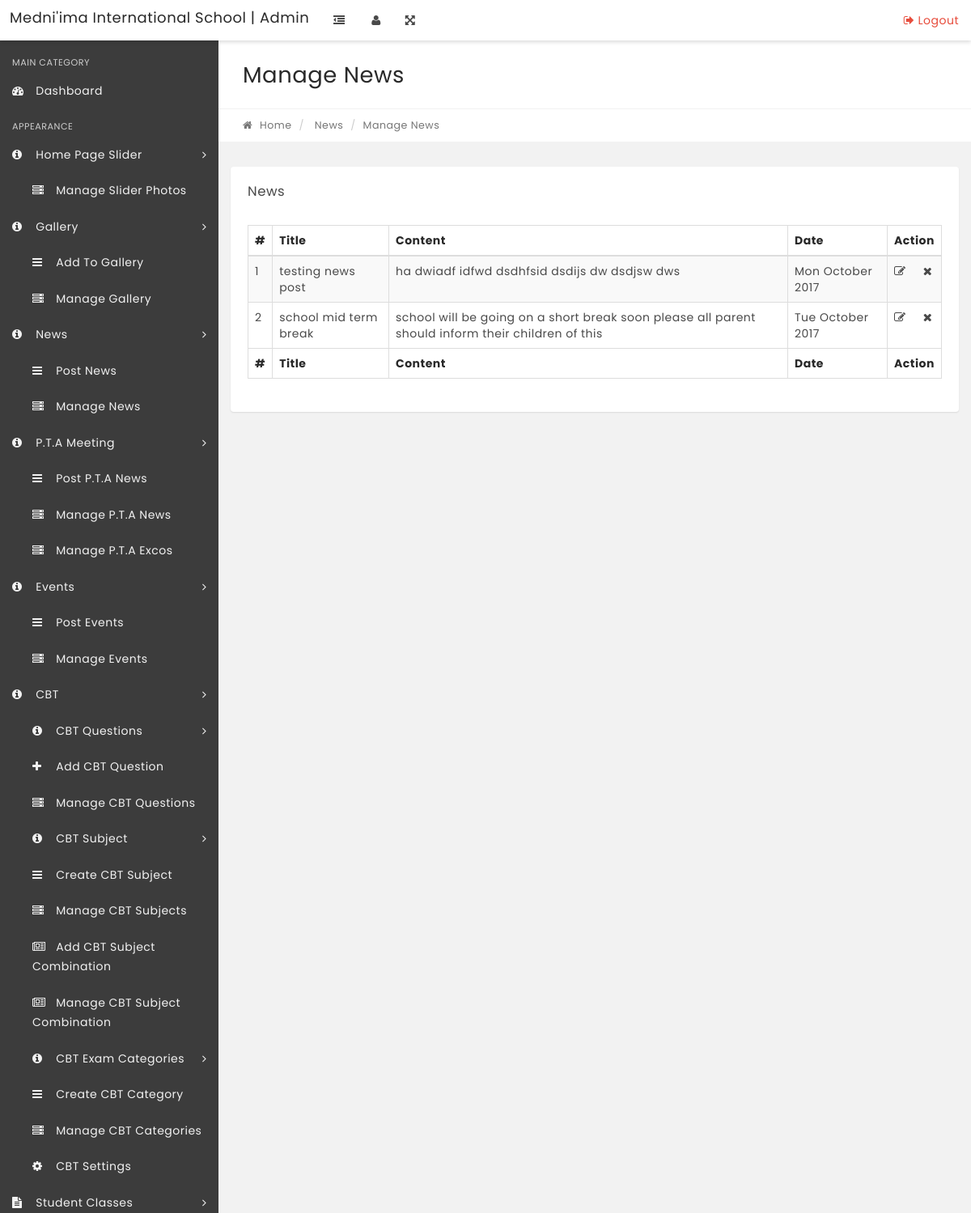
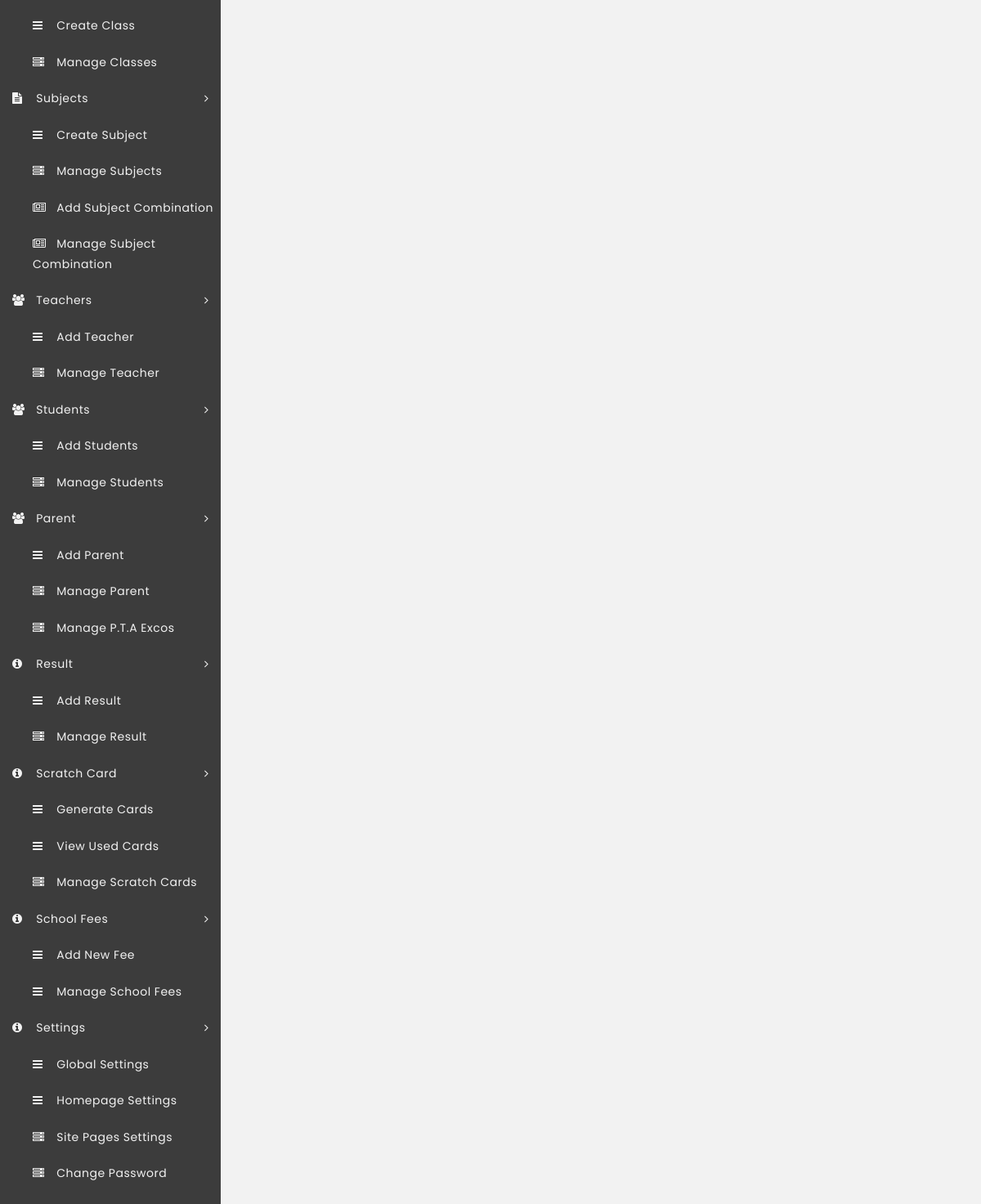
Page /admin/manage-news.php on the committed database (2 pictures, top to bottom).
### tables this page shows
CREATE TABLE IF NOT EXISTS `tblnews` (
  `id` int(11) NOT NULL,
  `title` varchar(250) NOT NULL,
  `content` text NOT NULL,
  `image` text NOT NULL,
  `date` datetime NOT NULL,
  `last_update` timestamp NOT NULL DEFAULT CURRENT_TIMESTAMP ON UPDATE CURRENT_TIMESTAMP
);

### controller/header.php (called while the page is built, shortened)
<?php
require_once __DIR__ . '/config.php';
if(($db=="" || $db->connect_error))
{
    header("Location: /installation/");
}
else{
include __DIR__ . '/func.php';
$iSMartFUN = new Ismart_Controller($db);
}
?>

### controller/func.php (called while the page is built, shortened)
<?php
class Ismart_Controller {
	var $db;
	function __construct($db){
		$this->db = $db;
            	}
public function getTRows($table,$conditions = array()){
		$sql = 'SELECT ';
		$sql .= array_key_exists("select",$conditions)?$conditions['select']:'*';
		$sql .= ' FROM '.$table;
		$result = $this->db->query($sql);
		if(array_key_exists("return_type",$conditions) && $conditions['return_type'] != 'all'){
			switch($conditions['return_type']){
				case 'count':
					$data = $result->num_rows;
					break;
				case 'single':
					$data = $result->fetch_object();
					break;
				default:
					$data = '';
			}
		}else{
			if($result->num_rows > 0){
				while($row = $result->fetch_object()){
					$data[] = $row;
				}
			}
		}
		return !empty($data)?$data:false;
	}
}
?>

### admin/manage-news.php (the view, shortened to what this page needs)
<?php
include('../controller/header.php');
if(strlen($_SESSION['alogin'])=="")
    {
    $login_url=''.SITE_URL.'login';
    header("Location: $login_url");
    }
    else{
?>
<!DOCTYPE html>
<html lang="en">
    <head>
    </head>
    <body class="top-navbar-fixed">
        <div class="main-wrapper">
   <?php include('includes/topbar.php');?>
            <div class="content-wrapper">
                <div class="content-container">
<?php include('includes/leftbar.php');?>
                    <div class="main-page">
                        <div class="container-fluid">
                            <div class="row page-title-div">
                                <div class="col-md-6">
                                    <h2 class="title">Manage News</h2>
                                </div>
                            </div>
                            <div class="row breadcrumb-div">
                                <div class="col-md-6">
                                    <ul class="breadcrumb">
            							<li><a href="dashboard.php"><i class="fa fa-home"></i> Home</a></li>
                                        <li> News</li>
            							<li class="active">Manage News</li>
            						</ul>
                                </div>
                            </div>
                        </div>
                        <section class="section">
                            <div class="container-fluid">
<div id="divToPrint">
                                <div class="row">
                                    <div class="col-md-12">
                                        <div class="panel">
                                            <div class="panel-heading">
                                                <div class="panel-title">
                                                    <h5>News</h5>
                                                </div>
                                            </div>
                                            <div class="panel-body p-20">
                                                <table id="example" class="display table table-striped table-bordered" cellspacing="0" width="100%">
                                                    <thead>
                                                        <tr>
                                                            <th>#</th>
                                                            <th>Title</th>
                                                            <th>Content</th>
                                                            <th>Date</th>
                                                            <th>Action</th>
                                                        </tr>
                                                    </thead>
                                                    <tfoot>
                                                        <tr>
                                                          <th>#</th>
                                                            <th>Title</th>
                                                            <th>Content</th>
                                                            <th>Date</th>
                                                            <th>Action</th>
                                                        </tr>
                                                    </tfoot>
                                                    <tbody>
<?php
$news_list = $iSMartFUN->getTRows("tblnews");
$cnt=1;
if($news_list)
{
foreach($news_list as $result)
{   ?>
<tr>
 <td><?php echo htmlentities($cnt);?></td>
                                                            <td><?php echo htmlentities($result->title);?></td>
                                                            <td><?php echo htmlentities($result->content);?></td>
                                                            <td><?php echo htmlentities(date('D F Y',strtotime($result->date)));?></td>
<td>
<a href="edit-news.php?nid=<?php echo htmlentities($result->id);?>"><i class="fa fa-edit" title="Edit News"></i> </a> &nbsp;&nbsp;&nbsp;
<a href="manage-news.php?did=<?php echo htmlentities($result->id);?>"><i class="fa fa-times" title="Delete"></i> </a>
</td>
</tr>
<?php $cnt=$cnt+1;}} ?>
                                                    </tbody>
                                                </table>
</div>
                                            </div>
                                        </div>
                                    </div>
                                                </div>
                                            </div>
                                        </div>
                                    </div>
                                </div>
                            </div>
    </body>
</html>
<?php } ?>

### rows in the picture
tblnews: title "testing news post", content "ha dwiadf idfwd dsdhfsid dsdijs dw dsdjsw dws", date "Mon October 2017"
tblnews: title "school mid term break", content "school will be going on a short break soon please all parent should inform their children of this", date "Tue October 2017"

### other values in the picture
SCHOOL_NAME "Medni'ima International School"
